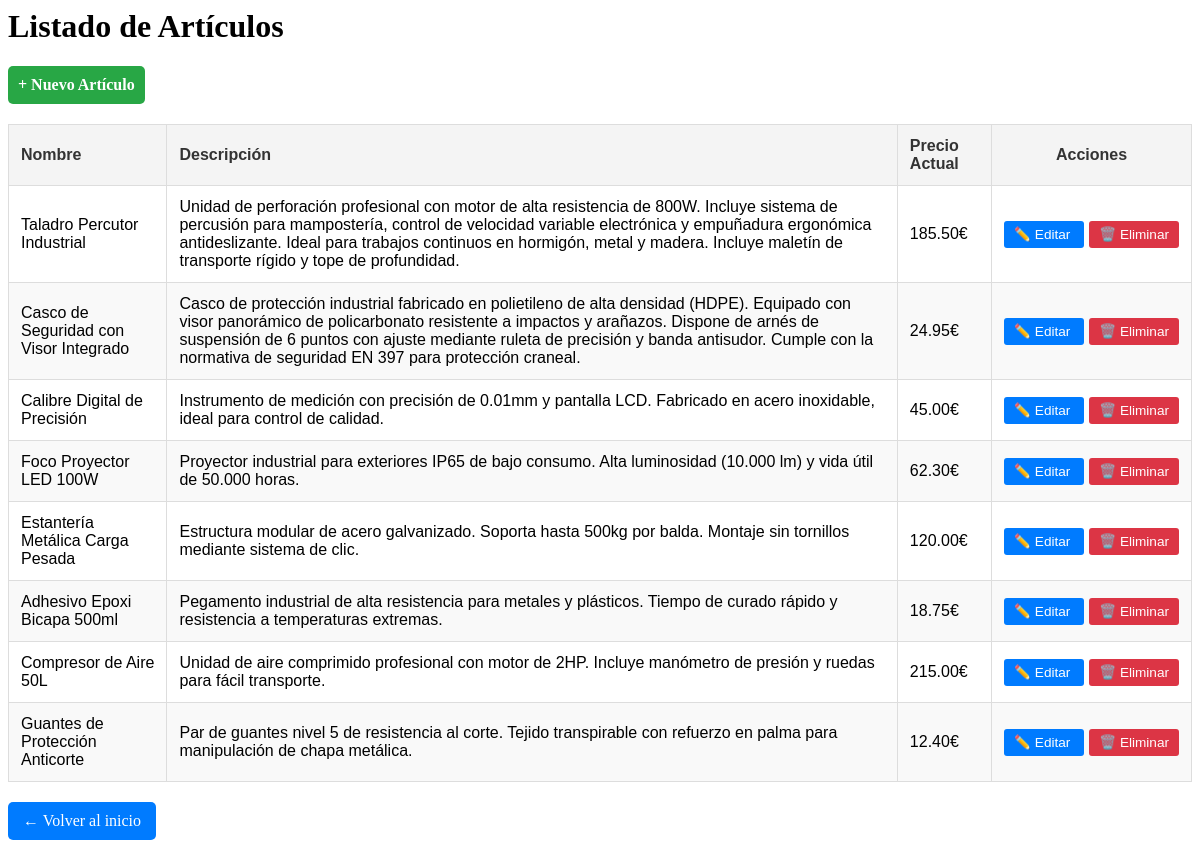
Before: /articulos/ with the older database file.
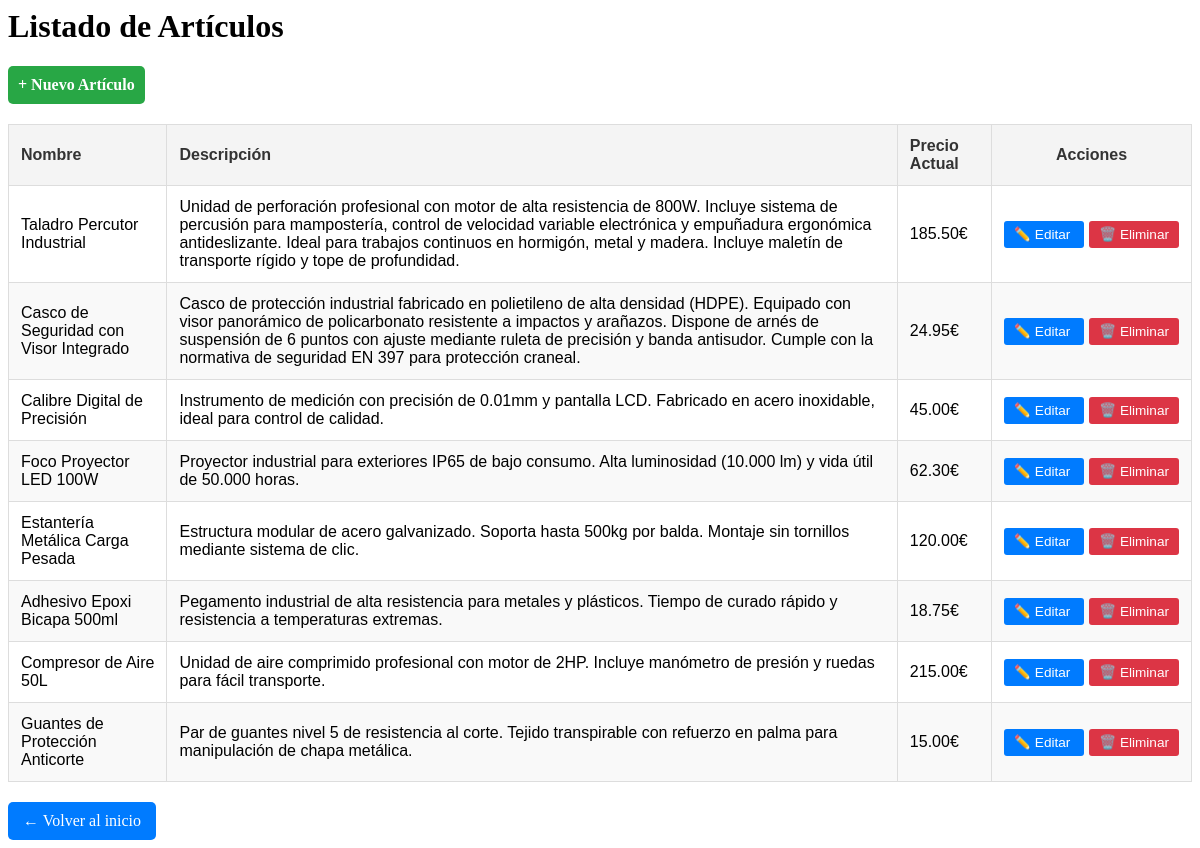
After: the same page with the newer database file.
### compras/models.py (models this page shows, shortened)
class Articulo(models.Model):
    codigo = models.CharField(max_length=20, unique=True)
    nombre = models.CharField(max_length=150)
    descripcion = models.TextField()
    categoria = models.CharField(max_length=100)
    precio_estimado = models.DecimalField(max_digits=10, decimal_places=2)

### compras/views.py (the view)
# urls.py: path('articulos/', views.listado_articulos, name='listado_articulos'),
def listado_articulos(request):
    productos = Articulo.objects.all()
    return render(request, 'compras/listado_articulos.html', {'articulos': productos})

### compras/templates/compras/listado_articulos.html (shortened to what this page needs)
<h1>Listado de Artículos</h1>
<div style="margin-bottom: 20px;">
    <a href="{% url 'compras:crear_articulo' %}" class="btn-nuevo">
        + Nuevo Artículo
    </a>
</div>
<table>
    <thead>
        <tr>
            <th>Nombre</th>
            <th>Descripción</th>
            <th>Precio Actual</th>
            <th style="text-align: center;">Acciones</th>
        </tr>
    </thead>
    <tbody>
        {% for a in articulos %}
        <tr>
            <td>{{ a.nombre }}</td>
            <td>{{ a.descripcion }}</td>
            <td>{{ a.precio_estimado }}€</td>
            <td style="text-align: center; white-space: nowrap; min-width: 150px;">
                <a href="{% url 'compras:editar_articulo' a.pk %}" class="btn-editar">
                    ✏️ Editar
                </a>
                <a href="{% url 'compras:eliminar_articulo' a.pk %}" class="btn-borrar">
                    🗑️ Eliminar
                </a>
            </td>
        </tr>
        {% empty %}
        <tr>
            <td colspan="5" style="text-align: center;">No hay artículos registrados.</td>
        </tr>
        {% endfor %}
    </tbody>
</table>
<a href="{% url 'compras:inicio' %}" class="btn-volver">← Volver al inicio</a>

Changed rows visible on the page:
changed Articulo "Guantes de Protección Anticorte": precio_estimado "12.40" → "15.00"
